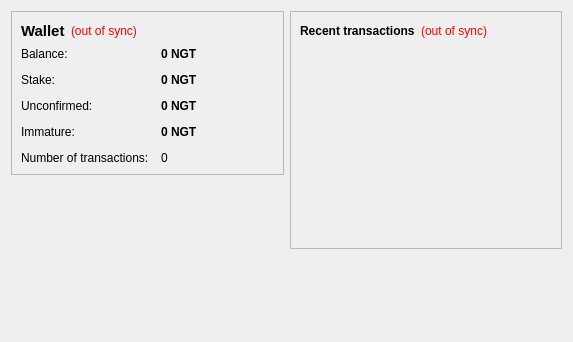
<?xml version="1.0" encoding="UTF-8"?>
<ui version="4.0">
 <class>OverviewPage</class>
 <widget class="QWidget" name="OverviewPage">
  <property name="geometry">
   <rect>
    <x>0</x>
    <y>0</y>
    <width>573</width>
    <height>342</height>
   </rect>
  </property>
  <property name="windowTitle">
   <string>Form</string>
  </property>
  <layout class="QHBoxLayout" name="horizontalLayout" stretch="1,1">
   <item>
    <layout class="QVBoxLayout" name="verticalLayout_2">
     <item>
      <widget class="QFrame" name="frame">
       <property name="frameShape">
        <enum>QFrame::StyledPanel</enum>
       </property>
       <property name="frameShadow">
        <enum>QFrame::Raised</enum>
       </property>
       <layout class="QVBoxLayout" name="verticalLayout_4">
        <item>
         <layout class="QHBoxLayout" name="horizontalLayout_4">
          <item>
           <widget class="QLabel" name="label_5">
            <property name="font">
             <font>
              <pointsize>11</pointsize>
              <weight>75</weight>
              <bold>true</bold>
             </font>
            </property>
            <property name="text">
             <string>Wallet</string>
            </property>
           </widget>
          </item>
          <item>
           <widget class="QLabel" name="labelWalletStatus">
            <property name="toolTip">
             <string>The displayed information may be out of date. Your wallet automatically synchronizes with the Nuggetcoin network after a connection is established, but this process has not completed yet.</string>
            </property>
            <property name="styleSheet">
             <string notr="true">QLabel { color: red; }</string>
            </property>
            <property name="text">
             <string notr="true">(out of sync)</string>
            </property>
            <property name="alignment">
             <set>Qt::AlignLeading|Qt::AlignLeft|Qt::AlignVCenter</set>
            </property>
           </widget>
          </item>
          <item>
           <spacer name="horizontalSpacer_2">
            <property name="orientation">
             <enum>Qt::Horizontal</enum>
            </property>
            <property name="sizeHint" stdset="0">
             <size>
              <width>40</width>
              <height>20</height>
             </size>
            </property>
           </spacer>
          </item>
         </layout>
        </item>
        <item>
         <layout class="QFormLayout" name="formLayout_2">
          <property name="fieldGrowthPolicy">
           <enum>QFormLayout::AllNonFixedFieldsGrow</enum>
          </property>
          <property name="horizontalSpacing">
           <number>12</number>
          </property>
          <property name="verticalSpacing">
           <number>12</number>
          </property>
          <item row="0" column="0">
           <widget class="QLabel" name="label">
            <property name="text">
             <string>Balance:</string>
            </property>
           </widget>
          </item>
          <item row="0" column="1">
           <widget class="QLabel" name="labelBalance">
            <property name="font">
             <font>
              <weight>75</weight>
              <bold>true</bold>
             </font>
            </property>
            <property name="cursor">
             <cursorShape>IBeamCursor</cursorShape>
            </property>
            <property name="toolTip">
             <string>Your current balance</string>
            </property>
            <property name="text">
             <string notr="true">0 NGT</string>
            </property>
            <property name="textInteractionFlags">
             <set>Qt::LinksAccessibleByMouse|Qt::TextSelectableByKeyboard|Qt::TextSelectableByMouse</set>
            </property>
           </widget>
          </item>
          <item row="1" column="0">
           <widget class="QLabel" name="label_6">
            <property name="text">
             <string>Stake:</string>
            </property>
           </widget>
          </item>
          <item row="1" column="1">
           <widget class="QLabel" name="labelStake">
            <property name="font">
             <font>
              <weight>75</weight>
              <bold>true</bold>
             </font>
            </property>
            <property name="cursor">
             <cursorShape>IBeamCursor</cursorShape>
            </property>
            <property name="toolTip">
             <string>Total of coins that was staked, and do not yet count toward the current balance</string>
            </property>
            <property name="text">
             <string notr="true">0 NGT</string>
            </property>
            <property name="textInteractionFlags">
             <set>Qt::LinksAccessibleByMouse|Qt::TextSelectableByKeyboard|Qt::TextSelectableByMouse</set>
            </property>
           </widget>
          </item>
          <item row="2" column="0">
           <widget class="QLabel" name="label_3">
            <property name="text">
             <string>Unconfirmed:</string>
            </property>
           </widget>
          </item>
          <item row="2" column="1">
           <widget class="QLabel" name="labelUnconfirmed">
            <property name="font">
             <font>
              <weight>75</weight>
              <bold>true</bold>
             </font>
            </property>
            <property name="cursor">
             <cursorShape>IBeamCursor</cursorShape>
            </property>
            <property name="toolTip">
             <string>Total of transactions that have yet to be confirmed, and do not yet count toward the current balance</string>
            </property>
            <property name="text">
             <string notr="true">0 NGT</string>
            </property>
            <property name="textInteractionFlags">
             <set>Qt::LinksAccessibleByMouse|Qt::TextSelectableByKeyboard|Qt::TextSelectableByMouse</set>
            </property>
           </widget>
          </item>
          <item row="3" column="0">
           <widget class="QLabel" name="labelImmatureText">
            <property name="text">
             <string>Immature:</string>
            </property>
           </widget>
          </item>
          <item row="3" column="1">
           <widget class="QLabel" name="labelImmature">
            <property name="font">
             <font>
              <weight>75</weight>
              <bold>true</bold>
             </font>
            </property>
            <property name="toolTip">
             <string>Mined balance that has not yet matured</string>
            </property>
            <property name="text">
             <string notr="true">0 NGT</string>
            </property>
            <property name="textInteractionFlags">
             <set>Qt::LinksAccessibleByMouse|Qt::TextSelectableByKeyboard|Qt::TextSelectableByMouse</set>
            </property>
           </widget>
          </item>
          <item row="4" column="0">
           <widget class="QLabel" name="label_2">
            <property name="text">
             <string>Number of transactions:</string>
            </property>
           </widget>
          </item>
          <item row="4" column="1">
           <widget class="QLabel" name="labelNumTransactions">
            <property name="toolTip">
             <string>Total number of transactions in wallet</string>
            </property>
            <property name="text">
             <string notr="true">0</string>
            </property>
           </widget>
          </item>
         </layout>
        </item>
       </layout>
      </widget>
     </item>
     <item>
      <spacer name="verticalSpacer">
       <property name="orientation">
        <enum>Qt::Vertical</enum>
       </property>
       <property name="sizeHint" stdset="0">
        <size>
         <width>20</width>
         <height>40</height>
        </size>
       </property>
      </spacer>
     </item>
     <item>
      <widget class="QLabel" name="label_6">
       <property name="text">
        <string/>
       </property>
       <property name="pixmap">
        <pixmap resource="../bitcoin.qrc">:/images/backg</pixmap>
       </property>
       <property name="scaledContents">
        <bool>false</bool>
       </property>
       <property name="alignment">
        <set>Qt::AlignCenter</set>
       </property>
       <property name="margin">
        <number>-2</number>
       </property>
      </widget>
     </item>
    </layout>
   </item>
   <item>
    <layout class="QVBoxLayout" name="verticalLayout_3">
     <item>
      <widget class="QFrame" name="frame_2">
       <property name="frameShape">
        <enum>QFrame::StyledPanel</enum>
       </property>
       <property name="frameShadow">
        <enum>QFrame::Raised</enum>
       </property>
       <layout class="QVBoxLayout" name="verticalLayout">
        <item>
         <layout class="QHBoxLayout" name="horizontalLayout_2">
          <item>
           <widget class="QLabel" name="label_4">
            <property name="text">
             <string>&lt;b&gt;Recent transactions&lt;/b&gt;</string>
            </property>
           </widget>
          </item>
          <item>
           <widget class="QLabel" name="labelTransactionsStatus">
            <property name="toolTip">
             <string>The displayed information may be out of date. Your wallet automatically synchronizes with the Nuggetcoin network after a connection is established, but this process has not completed yet.</string>
            </property>
            <property name="styleSheet">
             <string notr="true">QLabel { color: red; }</string>
            </property>
            <property name="text">
             <string notr="true">(out of sync)</string>
            </property>
            <property name="alignment">
             <set>Qt::AlignRight|Qt::AlignTrailing|Qt::AlignVCenter</set>
            </property>
           </widget>
          </item>
          <item>
           <spacer name="horizontalSpacer">
            <property name="orientation">
             <enum>Qt::Horizontal</enum>
            </property>
            <property name="sizeHint" stdset="0">
             <size>
              <width>40</width>
              <height>20</height>
             </size>
            </property>
           </spacer>
          </item>
         </layout>
        </item>
        <item>
         <widget class="QListView" name="listTransactions">
          <property name="styleSheet">
           <string notr="true">QListView { background: transparent; }</string>
          </property>
          <property name="frameShape">
           <enum>QFrame::NoFrame</enum>
          </property>
          <property name="verticalScrollBarPolicy">
           <enum>Qt::ScrollBarAlwaysOff</enum>
          </property>
          <property name="horizontalScrollBarPolicy">
           <enum>Qt::ScrollBarAlwaysOff</enum>
          </property>
          <property name="selectionMode">
           <enum>QAbstractItemView::NoSelection</enum>
          </property>
         </widget>
        </item>
       </layout>
      </widget>
     </item>
     <item>
      <spacer name="verticalSpacer_2">
       <property name="orientation">
        <enum>Qt::Vertical</enum>
       </property>
       <property name="sizeHint" stdset="0">
        <size>
         <width>20</width>
         <height>40</height>
        </size>
       </property>
      </spacer>
     </item>
    </layout>
   </item>
  </layout>
 </widget>
 <resources/>
 <connections/>
</ui>
